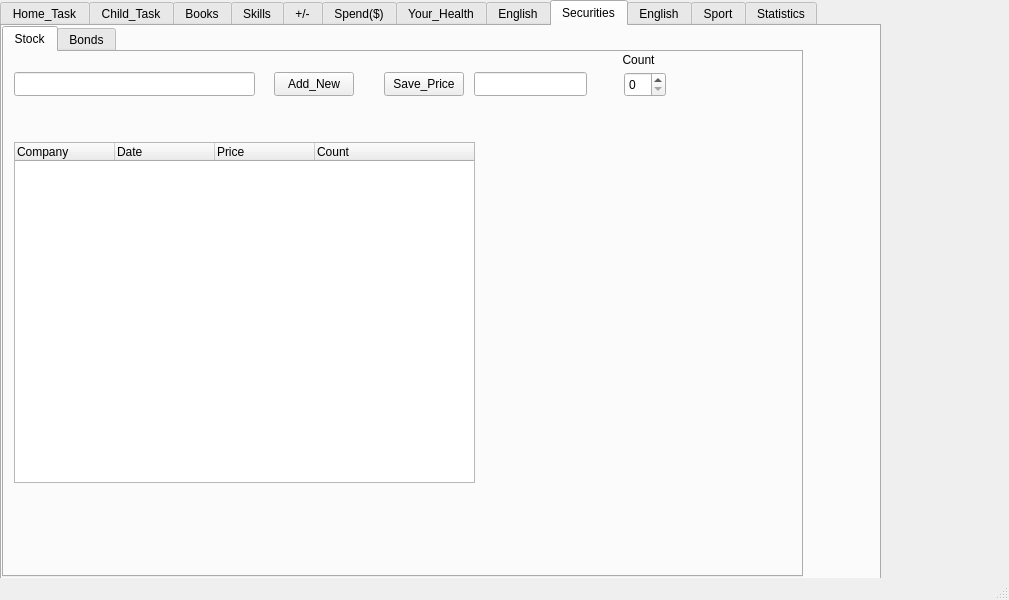
<?xml version="1.0" encoding="UTF-8"?>
<ui version="4.0">
 <class>MainWindow</class>
 <widget class="QMainWindow" name="MainWindow">
  <property name="geometry">
   <rect>
    <x>0</x>
    <y>0</y>
    <width>1009</width>
    <height>600</height>
   </rect>
  </property>
  <property name="windowTitle">
   <string>MainWindow</string>
  </property>
  <widget class="QWidget" name="centralwidget">
   <widget class="QTabWidget" name="tabWidget">
    <property name="geometry">
     <rect>
      <x>0</x>
      <y>0</y>
      <width>881</width>
      <height>581</height>
     </rect>
    </property>
    <property name="currentIndex">
     <number>8</number>
    </property>
    <widget class="QWidget" name="tab_1">
     <attribute name="title">
      <string>Home_Task</string>
     </attribute>
     <widget class="QPushButton" name="Add_Task_btn">
      <property name="geometry">
       <rect>
        <x>280</x>
        <y>10</y>
        <width>80</width>
        <height>24</height>
       </rect>
      </property>
      <property name="text">
       <string>Add Task</string>
      </property>
     </widget>
     <widget class="QWidget" name="layoutWidget">
      <property name="geometry">
       <rect>
        <x>430</x>
        <y>60</y>
        <width>258</width>
        <height>216</height>
       </rect>
      </property>
      <layout class="QVBoxLayout" name="verticalLayout_2">
       <item>
        <widget class="QLabel" name="Done_Tasks_label">
         <property name="layoutDirection">
          <enum>Qt::LeftToRight</enum>
         </property>
         <property name="text">
          <string>Done Tasks</string>
         </property>
         <property name="alignment">
          <set>Qt::AlignCenter</set>
         </property>
        </widget>
       </item>
       <item>
        <widget class="QListWidget" name="Done_Tasks_listWidget"/>
       </item>
      </layout>
     </widget>
     <widget class="QWidget" name="layoutWidget_2">
      <property name="geometry">
       <rect>
        <x>10</x>
        <y>300</y>
        <width>258</width>
        <height>216</height>
       </rect>
      </property>
      <layout class="QVBoxLayout" name="verticalLayout_3">
       <item>
        <widget class="QLabel" name="Deleted_Tasks_label">
         <property name="layoutDirection">
          <enum>Qt::LeftToRight</enum>
         </property>
         <property name="text">
          <string>Deleted Tasks</string>
         </property>
         <property name="alignment">
          <set>Qt::AlignCenter</set>
         </property>
        </widget>
       </item>
       <item>
        <widget class="QListWidget" name="Deleted_Tasks_listWidget"/>
       </item>
      </layout>
     </widget>
     <widget class="QLineEdit" name="Add_Task_lineEdit">
      <property name="geometry">
       <rect>
        <x>10</x>
        <y>10</y>
        <width>261</width>
        <height>24</height>
       </rect>
      </property>
     </widget>
     <widget class="QPushButton" name="Done_btn">
      <property name="geometry">
       <rect>
        <x>280</x>
        <y>70</y>
        <width>80</width>
        <height>24</height>
       </rect>
      </property>
      <property name="text">
       <string>Done</string>
      </property>
     </widget>
     <widget class="QPushButton" name="Delete_btn">
      <property name="geometry">
       <rect>
        <x>280</x>
        <y>110</y>
        <width>80</width>
        <height>24</height>
       </rect>
      </property>
      <property name="text">
       <string>Delete</string>
      </property>
     </widget>
     <widget class="QWidget" name="layoutWidget">
      <property name="geometry">
       <rect>
        <x>10</x>
        <y>60</y>
        <width>258</width>
        <height>216</height>
       </rect>
      </property>
      <layout class="QVBoxLayout" name="verticalLayout">
       <item>
        <widget class="QLabel" name="New_Tasks_label">
         <property name="layoutDirection">
          <enum>Qt::LeftToRight</enum>
         </property>
         <property name="text">
          <string>New Tasks</string>
         </property>
         <property name="alignment">
          <set>Qt::AlignCenter</set>
         </property>
        </widget>
       </item>
       <item>
        <widget class="QListWidget" name="New_Tasks_listWidget"/>
       </item>
      </layout>
     </widget>
     <widget class="QTextEdit" name="textEdit_Deleted_example">
      <property name="geometry">
       <rect>
        <x>440</x>
        <y>340</y>
        <width>261</width>
        <height>161</height>
       </rect>
      </property>
     </widget>
     <widget class="QLabel" name="label_del_note_exmpl">
      <property name="geometry">
       <rect>
        <x>500</x>
        <y>310</y>
        <width>131</width>
        <height>16</height>
       </rect>
      </property>
      <property name="text">
       <string>Deleted note example</string>
      </property>
     </widget>
    </widget>
    <widget class="QWidget" name="tab_2">
     <attribute name="title">
      <string>Child_Task</string>
     </attribute>
    </widget>
    <widget class="QWidget" name="tab_3">
     <attribute name="title">
      <string>Books</string>
     </attribute>
    </widget>
    <widget class="QWidget" name="tab">
     <attribute name="title">
      <string>Skills</string>
     </attribute>
    </widget>
    <widget class="QWidget" name="tab_4">
     <attribute name="title">
      <string>+/-</string>
     </attribute>
    </widget>
    <widget class="QWidget" name="tab_5">
     <attribute name="title">
      <string>Spend($)</string>
     </attribute>
    </widget>
    <widget class="QWidget" name="tab_6">
     <attribute name="title">
      <string>Your_Health</string>
     </attribute>
    </widget>
    <widget class="QWidget" name="tab_7">
     <attribute name="title">
      <string>English</string>
     </attribute>
    </widget>
    <widget class="QWidget" name="tab_9">
     <attribute name="title">
      <string>Securities</string>
     </attribute>
     <widget class="QTabWidget" name="tabWidget_2">
      <property name="geometry">
       <rect>
        <x>0</x>
        <y>0</y>
        <width>801</width>
        <height>551</height>
       </rect>
      </property>
      <property name="currentIndex">
       <number>0</number>
      </property>
      <widget class="QWidget" name="tab_10">
       <attribute name="title">
        <string>Stock</string>
       </attribute>
       <widget class="QLineEdit" name="lineEdit_company">
        <property name="geometry">
         <rect>
          <x>10</x>
          <y>20</y>
          <width>241</width>
          <height>24</height>
         </rect>
        </property>
       </widget>
       <widget class="QPushButton" name="Add_New_btn">
        <property name="geometry">
         <rect>
          <x>270</x>
          <y>20</y>
          <width>80</width>
          <height>24</height>
         </rect>
        </property>
        <property name="text">
         <string>Add_New</string>
        </property>
       </widget>
       <widget class="QTreeWidget" name="treeWidget">
        <property name="geometry">
         <rect>
          <x>10</x>
          <y>90</y>
          <width>461</width>
          <height>341</height>
         </rect>
        </property>
        <column>
         <property name="text">
          <string>Company</string>
         </property>
        </column>
        <column>
         <property name="text">
          <string>Date</string>
         </property>
        </column>
        <column>
         <property name="text">
          <string>Price</string>
         </property>
        </column>
        <column>
         <property name="text">
          <string>Count</string>
         </property>
        </column>
       </widget>
       <widget class="QPushButton" name="Save_Price_btn">
        <property name="geometry">
         <rect>
          <x>380</x>
          <y>20</y>
          <width>80</width>
          <height>24</height>
         </rect>
        </property>
        <property name="text">
         <string>Save_Price</string>
        </property>
       </widget>
       <widget class="QLineEdit" name="lineEdit_price">
        <property name="geometry">
         <rect>
          <x>470</x>
          <y>20</y>
          <width>113</width>
          <height>24</height>
         </rect>
        </property>
       </widget>
       <widget class="QLabel" name="count_label">
        <property name="geometry">
         <rect>
          <x>610</x>
          <y>0</y>
          <width>49</width>
          <height>16</height>
         </rect>
        </property>
        <property name="text">
         <string>Count</string>
        </property>
        <property name="alignment">
         <set>Qt::AlignCenter</set>
        </property>
       </widget>
       <widget class="QSpinBox" name="spinBox_count_of_securities">
        <property name="geometry">
         <rect>
          <x>620</x>
          <y>20</y>
          <width>42</width>
          <height>25</height>
         </rect>
        </property>
       </widget>
      </widget>
      <widget class="QWidget" name="tab_11">
       <attribute name="title">
        <string>Bonds</string>
       </attribute>
      </widget>
     </widget>
    </widget>
    <widget class="QWidget" name="tab_12">
     <attribute name="title">
      <string>English</string>
     </attribute>
    </widget>
    <widget class="QWidget" name="tab_13">
     <attribute name="title">
      <string>Sport</string>
     </attribute>
    </widget>
    <widget class="QWidget" name="tab_8">
     <attribute name="title">
      <string>Statistics</string>
     </attribute>
    </widget>
   </widget>
  </widget>
  <widget class="QMenuBar" name="menubar">
   <property name="geometry">
    <rect>
     <x>0</x>
     <y>0</y>
     <width>1009</width>
     <height>21</height>
    </rect>
   </property>
  </widget>
  <widget class="QStatusBar" name="statusbar"/>
 </widget>
 <tabstops>
  <tabstop>tabWidget</tabstop>
 </tabstops>
 <resources/>
 <connections/>
</ui>
